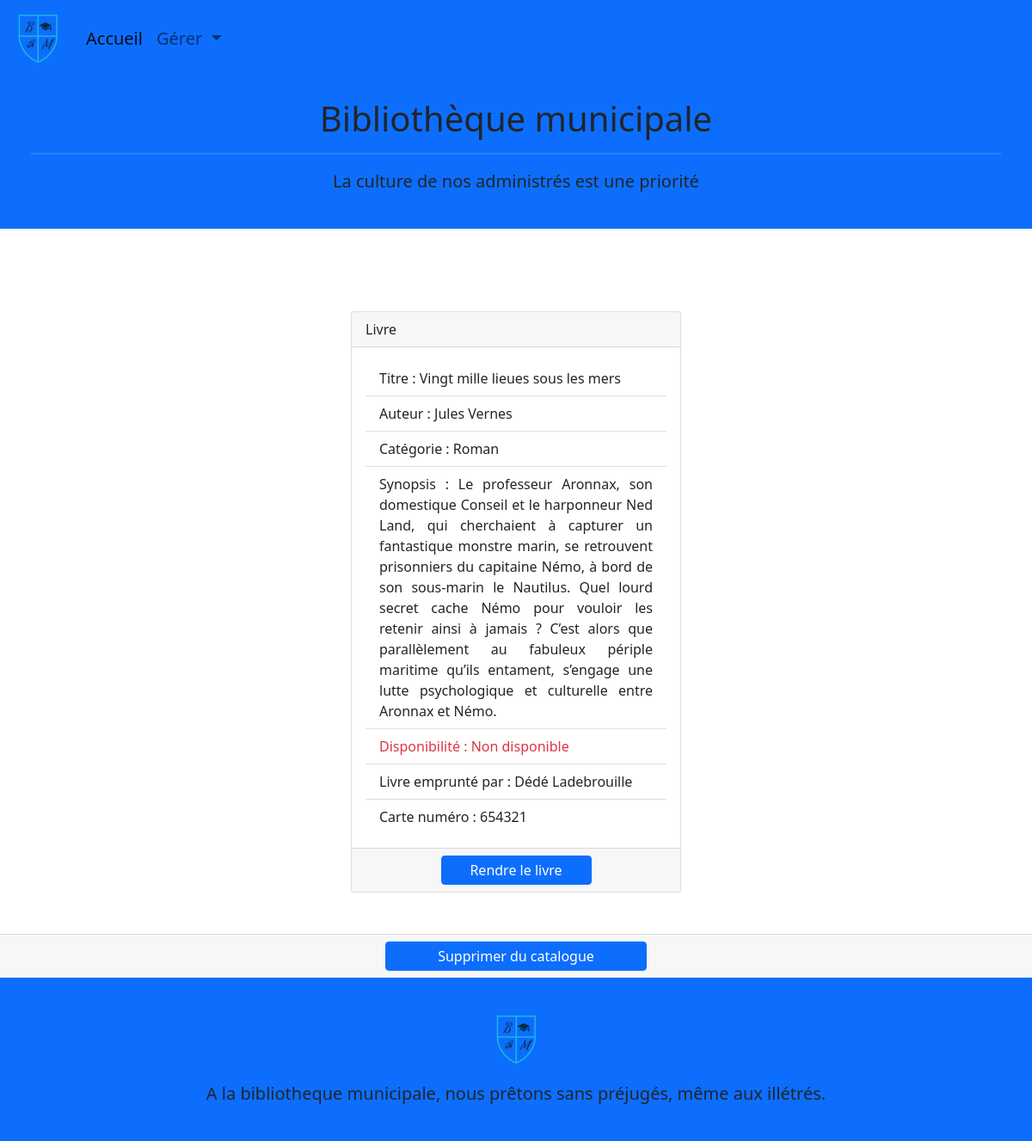
Screenshot of /singleBook.php?id=2 with the database file from the repository.
### tables this page shows
CREATE TABLE Livre (
    id INT UNSIGNED NOT NULL AUTO_INCREMENT PRIMARY KEY,
    titre VARCHAR(100) NOT NULL,
    auteur VARCHAR(75) NOT NULL,
    categorie VARCHAR(50) NOT NULL,
    synopsis TEXT NOT NULL,
    statut BOOLEAN NOT NULL,
    lecteur_id INT UNSIGNED,
    CONSTRAINT fk_livre_lecteur
        FOREIGN KEY (lecteur_id)
        REFERENCES Lecteur(id)
);

CREATE TABLE Lecteur (
    id INT UNSIGNED NOT NULL AUTO_INCREMENT PRIMARY KEY,
    nom VARCHAR(50) NOT NULL,
    prenom VARCHAR(50) NOT NULL,
    carte_numero INT(6) NOT NULL
);

### singleBook.php (called while the page is built, shortened)
<?php
require "model/dataBase.php";
require "model/bookManager.php";
require "model/userManager.php";
$bookManager = new BookManager();
if(isset($_GET["id"]) && !empty($_GET["id"])) {
    $showBook = $bookManager->getBook($_GET["id"]);
    $userBook = $bookManager->getUserBook($_GET["id"]);
}
else {
    $error = "Vous n'avez pas correctement sélectionné le livre, essayez une nouvelle sélection.";
}
include "view/bookView.php";

### model/dataBase.php (called while the page is built, shortened)
<?php
abstract class DataBase {
    public static function bddConnect() {
        try {
            $db = new PDO("mysql:host=" . self::HOST .";dbname=" . self::NAME , self::LOGIN, self::PASSWORD);
            $db->setAttribute(PDO::ATTR_ERRMODE, PDO::ERRMODE_EXCEPTION);
            return $db;
        }
        catch(\Exception $error) {
            echo "Erreur de connexion à la base de donnée: " . $error->getMessage() . "<br/>";
            die();
        }
    }
}

### model/bookManager.php (called while the page is built, shortened)
<?php
require "model/entity/book.php";
class BookManager {
  private PDO $db;
  function __construct()
  {
    $this->db = DataBase::bddConnect();
  }
  public function getBook($id) {
    $query = $this->db->prepare("SELECT * FROM Livre WHERE id=:id");
    $query->execute([
      "id" => $id
  ]);
    $book = $query->fetch(PDO::FETCH_ASSOC);
    if ($book) {
      $book = new Book($book);
    }
    return $book;
  }
  public function getUserBook($id) {
    $query = $this->db->prepare(
      "SELECT Livre.*, Lecteur.*
      -- SELECT Livre.*, Lecteur.nom, Lecteur.prenom, CONVERT(Lecteur.carte_numero, int)
      FROM Livre
      LEFT JOIN Lecteur
      ON Livre.lecteur_id = Lecteur.id
      WHERE Livre.id = :id");
    $query->execute([
      "id" => $id
    ]);
    $data = $query->fetch(PDO::FETCH_ASSOC);
    if ($data) {
      $userBook = new User($data);
      return $userBook;
    }
  }
}

### model/entity/book.php (called while the page is built, shortened)
<?php
class Book {
    protected $titre;
    protected $auteur;
    protected $categorie;
    protected $synopsis;
    protected $statut;
    protected $lecteur_id;
    public function __construct(?array $data = null)
    {
        if($data) {
            foreach($data as $key => $value) {
                $setter= "set". ucfirst($key);
            }
        }
    }
    public function setTitre(string $titre) {
        $this->titre = $titre;
    }
    public function getTitre() : string {
        return $this->titre;
    }
    public function setAuteur(string $auteur) {
        $this->auteur = $auteur;
    }
    public function getAuteur() : string {
        return $this->auteur;
    }
    public function setCategorie(string $categorie) {
        $this->categorie = $categorie;
    }
    public function getCategorie() : string {
        return $this->categorie;
    }
    public function setSynopsis(string $synopsis) {
        $this->synopsis = $synopsis;
    }
    public function getSynopsis() : string {
        return $this->synopsis;
    }
    public function setStatut(bool $statut) {
        $this->statut = $statut;
    }
    public function getStatut() : bool {
        return $this->statut;
    }
    public function setLecteur_id($lecteur_id) {
        $this->lecteur_id = $lecteur_id;
    }
    public function getLecteur_id() {
        return $this->lecteur_id;
    }
}

### model/entity/user.php (called while the page is built, shortened)
<?php
class User {
    protected $nom;
    protected $prenom;
    protected $carte_numero;
    public function __construct(?array $data = null)
    {
        if($data) {
            foreach($data as $key => $value) {
                $setter= "set". ucfirst($key);
            }
        }
    }
    public function setNom(string $nom) {
        $this->nom = $nom;
    }
    public function getNom() : string {
        return $this->nom;
    }
    public function setPrenom(string $prenom) {
        $this->prenom = $prenom;
    }
    public function getPrenom() : string {
        return $this->prenom;
    }
    public function setCarte_numero($carte_numero) {
        $this->carte_numero = $carte_numero;
    }
    public function getCarte_numero() {
        return $this->carte_numero;
    }
}

### view/bookView.php (the view, shortened to what this page needs)
<?php include "view/template/header.php"; ?>
<div class="row">
    <?php if($showBook): ?>
        <div class="col-12 col-md-6 col-lg-4 my-5 m-auto">
                <div class="card h-100">
                    <div class="card-header">
                        Livre
                    </div>
                    <div class="card-body">
                        <ul class="list-group list-group-flush">
                            <li class="list-group-item"><?php echo "Titre : " . $showBook->getTitre() ; ?></li>
                            <li class="list-group-item"><?php echo "Auteur : " . $showBook->getAuteur() ; ?></li>
                            <li class="list-group-item"><?php echo "Catégorie : " . $showBook->getCategorie() ; ?></li>
                            <li class="text-justify list-group-item"><?php echo "Synopsis : " . $showBook->getSynopsis() ; ?></li>
                            <?php if (!$showBook->getStatut()) : ?>
                                <li class="list-group-item text-danger"><?php echo "Disponibilité : Non disponible"  ?></li>
                            <?php else : ?>
                                <li class="list-group-item text-success"><?php echo "Disponibilité : Disponible"  ?></li>
                            <?php endif; ?>
                            <?php if ($showBook->getLecteur_id()) : ?>
                            <li class="list-group-item"><?php echo "Livre emprunté par : " . $userBook->getPrenom() . " " . $userBook->getNom() ; ?></li>
                            <li class="list-group-item"><?php echo "Carte numéro : " . $userBook->getCarte_numero() ; ?></li>
                            <?php endif; ?>
                        </ul>
                    </div>
                    <div class="card-footer">
                        <div class="row justify-content-around">
                            <?php if (!$showBook->getStatut()) : ?>
                            <form class="row justify-content-around" method="POST" action="">
                                <input class="btn btn-primary col-6 p-1" name="return" type="submit" value="Rendre le livre">
                            </form>
                            <?php endif; ?>
                        </div>
                    </div>
                </div>
            </div>
            <div class="card-footer">
                <form class=" row justify-content-around" method="POST">
                    <input class="btn btn-primary col-3 p-1" name="delete" type="submit" value="Supprimer du catalogue">
                </form>
            </div>
            </div>
    <?php endif; ?>
<?php include "view/template/footer.php"; ?>

### assets/css/main.css (style rules this page uses)
html { color: #222; font-size: 1em; line-height: 1.4; }
.text-justify { text-align: justify; }

### rows the page displays
livre: titre "Vingt mille lieues sous les mers", auteur "Jules Vernes", categorie "Roman", synopsis "Le professeur Aronnax, son domestique Conseil et le harponneur Ned Land, qui cherchaient à capturer un fantastique monstre marin, se retrouvent prisonniers du capitaine Némo, à bord de son sous-marin le Nautilus. Quel lourd secret cache Némo pour vouloir les retenir ainsi à jamais ? C’est alors que parallèlement au fabuleux périple maritime qu’ils entament, s’engage une lutte psychologique et culturelle entre Aronnax et Némo.", lecteur.prenom "Dédé", lecteur.nom "Ladebrouille", lecteur.carte_numero "654321"
